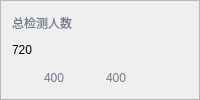
            <widget class="QFrame" name="frame_4">
             <property name="frameShape">
              <enum>QFrame::StyledPanel</enum>
             </property>
             <property name="frameShadow">
              <enum>QFrame::Raised</enum>
             </property>
             <layout class="QVBoxLayout" name="verticalLayout_3">
              <item>
               <widget class="QLabel" name="label_3">
                <property name="styleSheet">
                 <string notr="true">color: rgb(112, 122, 136);
font: 75 12pt &quot;微软雅黑&quot;;</string>
                </property>
                <property name="text">
                 <string>总检测人数</string>
                </property>
               </widget>
              </item>
              <item>
               <widget class="QLabel" name="label_4">
                <property name="styleSheet">
                 <string notr="true">color: rgb(0, 0, 0);
font: 75 22pt &quot;微软雅黑&quot;</string>
                </property>
                <property name="text">
                 <string>720</string>
                </property>
               </widget>
              </item>
              <item>
               <layout class="QHBoxLayout" name="horizontalLayout_5" stretch="1,1,1">
                <item>
                 <layout class="QHBoxLayout" name="horizontalLayout">
                  <item>
                   <widget class="QLabel" name="label_5">
                    <property name="maximumSize">
                     <size>
                      <width>30</width>
                      <height>30</height>
                     </size>
                    </property>
                    <property name="text">
                     <string/>
                    </property>
                    <property name="pixmap">
                     <pixmap resource="../db_master.qrc">:/icon/res/男.png</pixmap>
                    </property>
                    <property name="scaledContents">
                     <bool>true</bool>
                    </property>
                   </widget>
                  </item>
                  <item>
                   <widget class="QLabel" name="label_6">
                    <property name="styleSheet">
                     <string notr="true">color: rgb(112, 122, 136);
font: 75 12pt &quot;微软雅黑&quot;;</string>
                    </property>
                    <property name="text">
                     <string>400</string>
                    </property>
                   </widget>
                  </item>
                 </layout>
                </item>
                <item>
                 <layout class="QHBoxLayout" name="horizontalLayout_4">
                  <item>
                   <widget class="QLabel" name="label_7">
                    <property name="maximumSize">
                     <size>
                      <width>30</width>
                      <height>30</height>
                     </size>
                    </property>
                    <property name="text">
                     <string/>
                    </property>
                    <property name="pixmap">
                     <pixmap resource="../db_master.qrc">:/icon/res/女的.png</pixmap>
                    </property>
                    <property name="scaledContents">
                     <bool>true</bool>
                    </property>
                   </widget>
                  </item>
                  <item>
                   <widget class="QLabel" name="label_8">
                    <property name="styleSheet">
                     <string notr="true">color: rgb(112, 122, 136);
font: 75 12pt &quot;微软雅黑&quot;;</string>
                    </property>
                    <property name="text">
                     <string>400</string>
                    </property>
                   </widget>
                  </item>
                 </layout>
                </item>
                <item>
                 <spacer name="horizontalSpacer">
                  <property name="orientation">
                   <enum>Qt::Horizontal</enum>
                  </property>
                  <property name="sizeHint" stdset="0">
                   <size>
                    <width>40</width>
                    <height>20</height>
                   </size>
                  </property>
                 </spacer>
                </item>
               </layout>
              </item>
             </layout>
            </widget>
